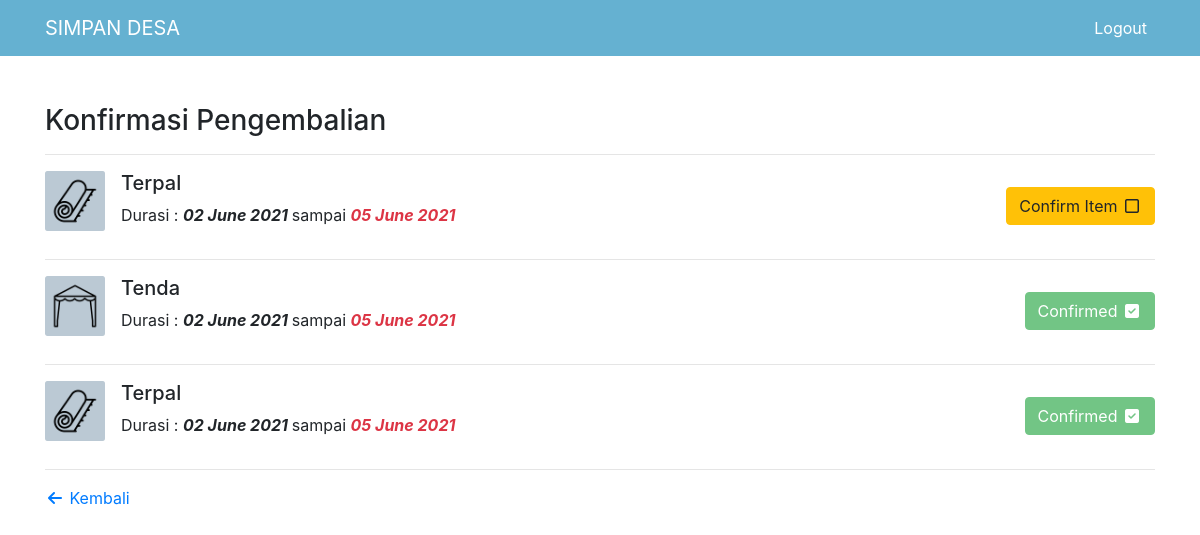
The page /detail-pinjam.php?id=4 (signed in) on the database its author committed.
### tables this page shows
CREATE TABLE `konfirmasi` (
  `id_konfirmasi` int(11) NOT NULL,
  `id_kuantitas` int(11) NOT NULL,
  `id_barang` int(11) NOT NULL,
  `tgl_pinjem` int(11) NOT NULL,
  `tgl_kembali` int(11) NOT NULL,
  `id_user` int(11) NOT NULL,
  `status_kembali` int(11) NOT NULL
);

CREATE TABLE `barang` (
  `id_barang` int(11) NOT NULL,
  `nama_barang` varchar(128) NOT NULL,
  `gambar` varchar(128) NOT NULL
);

### detail-pinjam.php (the view, shortened to what this page needs)
<?php
require "koneksi.php";
include "header.php";
$id_user = $_GET['id'];
$sql = "SELECT * FROM konfirmasi JOIN barang ON konfirmasi.id_barang=barang.id_barang WHERE konfirmasi.id_user = $id_user ORDER BY konfirmasi.status_kembali ASC";
$query = mysqli_query($koneksi, $sql);
?>
<div class="container py-5">
    <h3>Konfirmasi Pengembalian</h3>
    <hr>
    <ul class="list-unstyled">
        <?php while ($result = mysqli_fetch_assoc($query)) : ?>
        <div class="media">
            <img class="align-self-start mr-3" src="img/<?= $result['gambar'] ?>" height="60"
                alt="Generic placeholder image">
            <div class="media-body">
                <h5 class="mt-0"><?= $result['nama_barang'] ?></h5>
                <p>Durasi : <strong><i><?= date("d F Y  ", $result['tgl_pinjem']) ?></i></strong> sampai <strong><i
                            class="text-danger">
                            <?= date("d F Y  ", $result['tgl_kembali']) ?> </i></strong>
                </p>
            </div>
            <?php if ($result['status_kembali'] == 0): ?>
            <a href="konfirmasi-barang.php?konfirmasi=<?= $result['id_konfirmasi'] ?>&user=<?= $id_user ?>"
                class="btn mt-3 btn-warning">Confirm
                Item <i class="far fa-fw fa-square"></i></a>
            <?php else : ?>
            <button class="btn mt-3 btn-success disabled">Confirmed
                <i class="fas fa-fw fa-check-square"></i></button>
            <?php endif; ?>
        </div>
        <hr>
        <?php endwhile; ?>
    </ul>
    <a href="admin.php"><i class="fas fa-fw fa-arrow-left"></i> Kembali</a>
</div>
<?php include 'footer.php'; ?>

### rows shown on the page
konfirmasi: id_barang.gambar (picture), id_barang.nama_barang "Terpal", tgl_pinjem "02 June 2021", tgl_kembali "05 June 2021"
konfirmasi: id_barang.gambar (picture), id_barang.nama_barang "Tenda", tgl_pinjem "02 June 2021", tgl_kembali "05 June 2021", status_kembali "Confirmed"
konfirmasi: id_barang.gambar (picture), id_barang.nama_barang "Terpal", tgl_pinjem "02 June 2021", tgl_kembali "05 June 2021", status_kembali "Confirmed"
